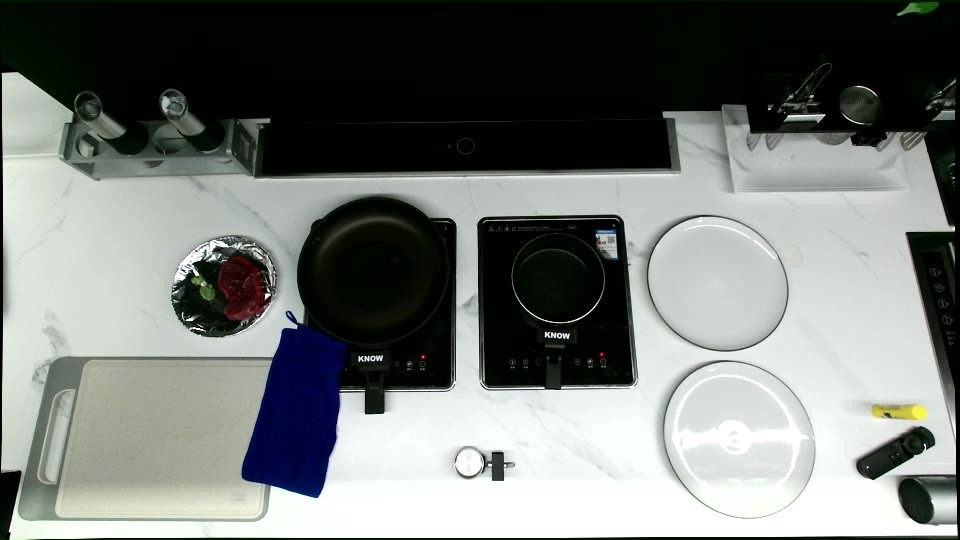
#> input picture kitchen2.0/new/guobaceshi/test_Moment.jpg, 960 x 540 px
$ python -i broccolidetection.py   (imports and definitions only)
#> lines starting #> are read from the running program, lines starting #| are printed output that depends on the picture; after the words box and inside, x2 and y2 are one past the last pixel; in counts of white or black regions, pixels touching at a corner belong together
#> further down, picture is the input picture: shape (540, 960, 3); mean B, G, R 117.4, 121, 116.4
# -*- coding:UTF-8 -*-
#!/usr/bin/env python
import cv2
import numpy as np


# set blue thresh 设置HSV中蓝色、天蓝色范围
lower_blue = np.array([36,43,46])
upper_blue = np.array([77,255,255])
img_out = np.zeros((540,960,3),dtype=np.uint8)

def broccoli_detection(RGB_IMG):
    # get a frame and show 获取视频帧并转成HSV格式, 利用cvtColor()将BGR格式转成HSV格式，参数为cv2.COLOR_BGR2HSV。
    bro_uv_list = []
    rect1 = RGB_IMG[340:490, 90:270]#(90,340) (270,490)
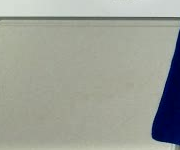
#> rect1: shape (150, 180, 3); mean B, G, R 151.4, 160.3, 156.9
    rect2 = RGB_IMG[190:330, 645:810]#(645,200) (810,330)
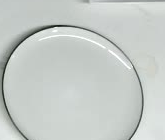
#> rect2: shape (140, 165, 3); mean B, G, R 199.5, 203.2, 197.6

    img_out[340:490, 90:270] = rect1.copy()
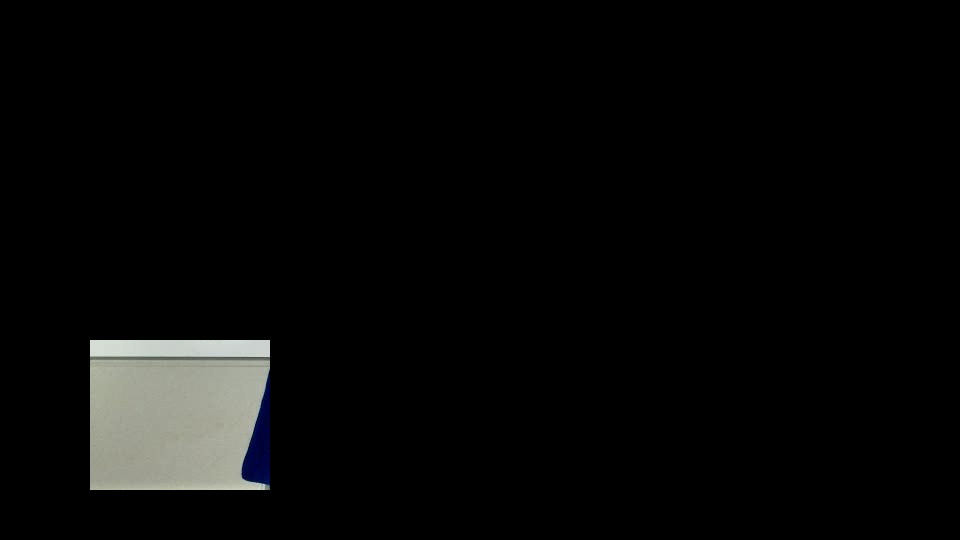
#> img_out: shape (540, 960, 3); mean B, G, R 7.9, 8.4, 8.2
    img_out[190:330, 645:810] = rect2.copy()
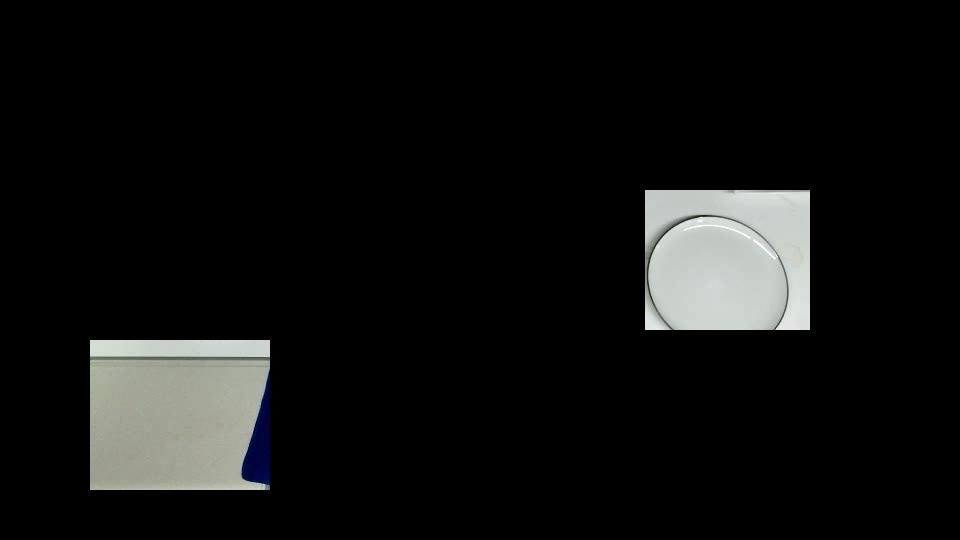
#> img_out: shape (540, 960, 3); 4.46% of pixels changed, all inside (x1, y1, x2, y2) = (645, 190, 810, 330)
    RGB_IMG=cv2.rectangle(RGB_IMG,(90,340),(270,490),(0,255,255),1)
    RGB_IMG=cv2.rectangle(RGB_IMG,(645,190),(810,330),(0,255,255),1)
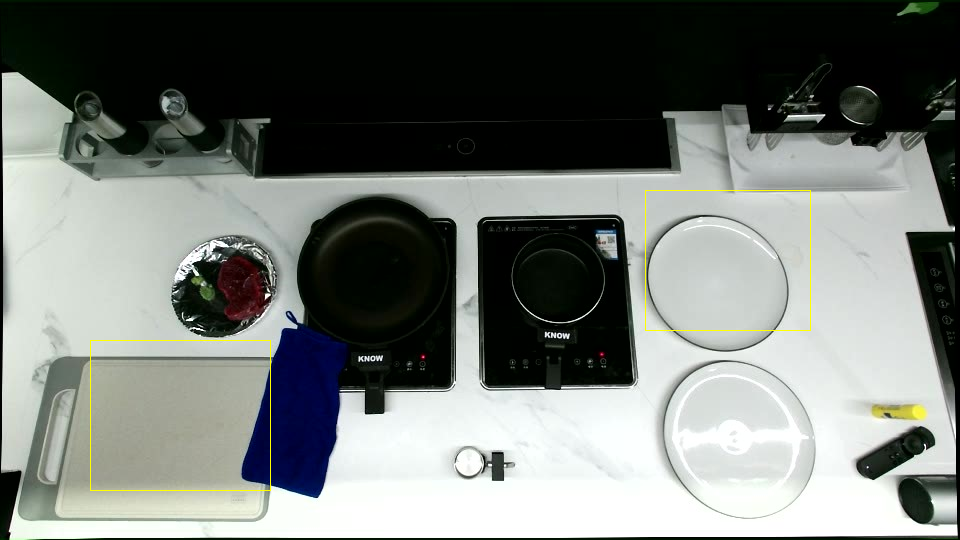
#> RGB_IMG: shape (540, 960, 3); mean B, G, R 117, 121.2, 116.6
    #cv2.imshow('img_out', img_out)

    # change to hsv model
    hsv = cv2.cvtColor(img_out, cv2.COLOR_BGR2HSV)
#> hsv: shape (540, 960, 3); mean H, S, V 5.5, 2.2, 17.6

    # get mask 利用inRange()函数和HSV模型中蓝色范围的上下界获取mask，mask中原视频中的蓝色部分会被弄成白色，其他部分黑色。
    mask = cv2.inRange(hsv, lower_blue, upper_blue)
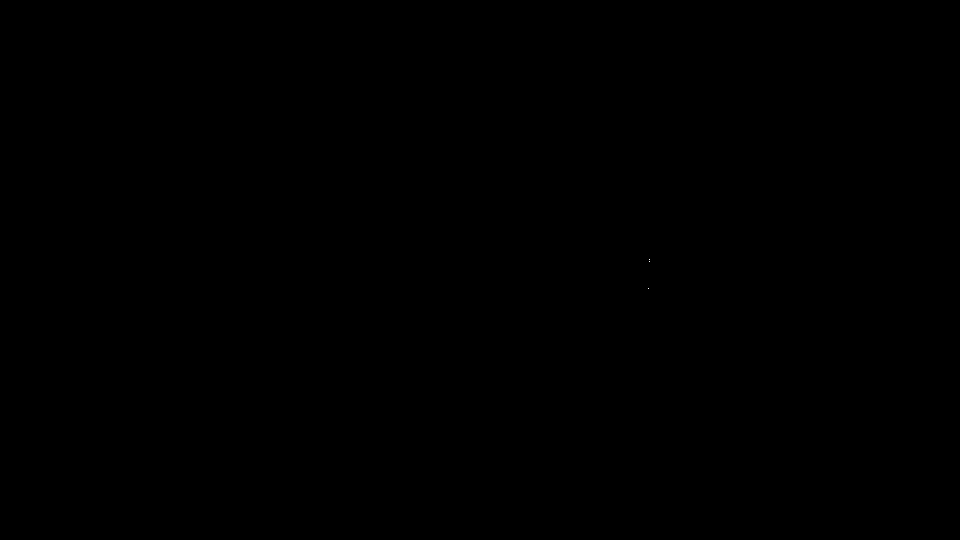
#> mask: shape (540, 960); 0% white in thin lines or dots, all inside (x1, y1, x2, y2) = (648, 259, 650, 289)


    ret,thresh = cv2.threshold(mask,100,255,cv2.THRESH_BINARY)

    kernel = np.ones((3,3),np.uint8)
    erode_img = cv2.erode(thresh,kernel,iterations = 1)
#> erode_img: shape (540, 960); every value is 0
    dilate_img = cv2.dilate(erode_img,kernel,iterations = 1)

    #cv2.imshow('Mask', dilate_img)
    contours, hierarchy = cv2.findContours(dilate_img, cv2.RETR_EXTERNAL, cv2.CHAIN_APPROX_SIMPLE)
#> contours = []
    number = 0
    for c in range(len(contours)):
        Area = cv2.contourArea(contours[c])
        if Area > 170:
            number = number + 1
            rect = cv2.minAreaRect(contours[c])
            cx, cy = rect[0]
            x,y,w,h = cv2.boundingRect(contours[c])
            cv2.rectangle(RGB_IMG,(x,y),(x+w,y+h),(0,255,0),2)

            cv2.circle(RGB_IMG, (np.int32(cx), np.int32(cy)), 6, (0,0,255), -1)
            cv2.drawContours(RGB_IMG, contours, c, (0, 0, 255), 2, 8)
            RGB_IMG=cv2.putText(RGB_IMG,"broccoli 1.00",(x, y),cv2.FONT_HERSHEY_COMPLEX,0.5,(255,0,0),2)
            bro_uv_list.append(int(cx))
            bro_uv_list.append(int(cy))
#> this loop made 0 passes
#> after the loop, bro_uv_list = []; number = 0
    #print("number is : ",number)
    # detect green 将mask于原视频帧进行按位与操作，则会把mask中的白色用真实的图像替换：
    #res = cv2.bitwise_and(frame, frame, mask=mask)
    #cv2.imshow('Result', res)
    cv2.waitKey(1)
    #cv2.imshow('Capture', RGB_IMG)
    return bro_uv_list

>>> import cv2
>>> picture = cv2.imread('../guobaceshi/test_Moment.jpg')
>>> result = broccoli_detection(picture)
#> result = []
